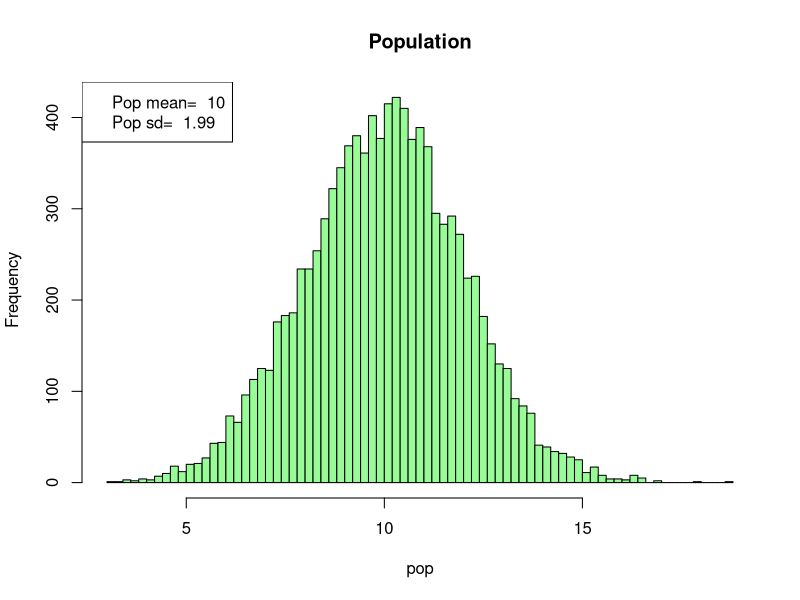
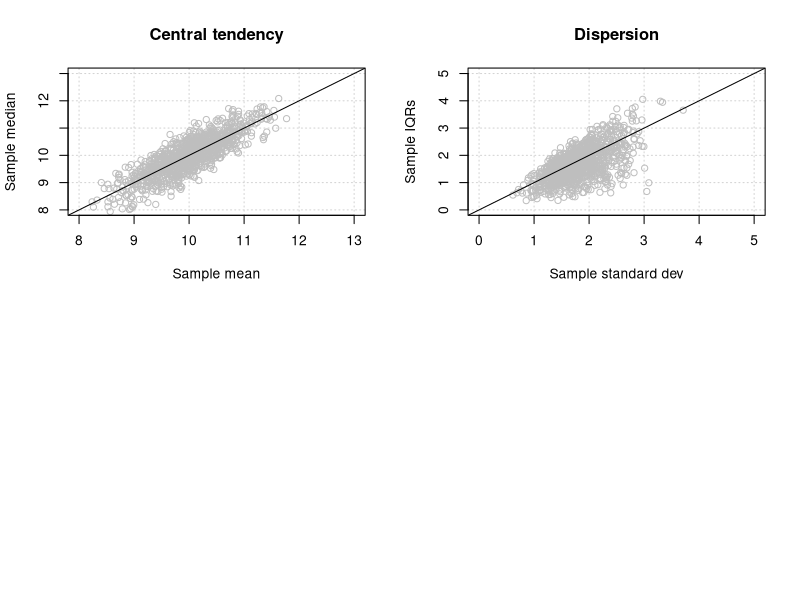

Generate these figures, in order, with R:
## ---- chunk 1
required.libraries <- c("knitr")
for (library in required.libraries) {
  if (!require(library, character.only = TRUE, quietly = TRUE, warn.conflicts = FALSE)) {
    install.packages(library, dependencies = TRUE)
  }
  require(library, character.only = TRUE)
}



options(width=300)
knitr::opts_chunk$set(
  fig.width = 7, fig.height = 5, 
  fig.align = "center", 
  fig.path = "figures/sampling-estimation_",
  size = "tiny", 
  echo = FALSE, eval=TRUE, 
  warning = FALSE, message = FALSE, 
  results = TRUE, comment = "")
# knitr::asis_output("\\footnotesize")

dir.main <- "~/stat1"
setwd(dir.main)
message("Main directory\t", dir.main)


## ---- chunk 2
library(knitr)

knitr::opts_chunk$set(echo = TRUE)
## ---- chunk 3
x1 <- c(5, 8, 6, 2, 250, 7)
x2 <- c(7, 3, 2, 5, 8, 4)
n <- length(x1)

x <- data.frame("treated" = x1, "control" = x2)

desc <- data.frame(
  "n" = c(length(x1), length(x2)),
  "sum" =  apply(x, 2, sum),
  "sum of squared values" =  apply(x^2, 2, sum),
  "mean" = apply(x, 2, mean),
  "Q1" = apply(x, 2, quantile, prob=0.25),
  "median" = apply(x, 2, median),
  "Q3" = apply(x, 2, quantile, prob=0.75),
  "sample.var" = apply(x, 2, var) * (n -1) / n,
  "sample.sd" = apply(x, 2, sd) * sqrt((n -1) / n)
  )
desc["IQR"] <- desc["Q3"] - desc["Q1"]

kable(t(desc), digits=2)


## ---- chunk 4
N <- 10000 ## Population size
normal.mean <- 10 ## Moyenne de la loi normale
normal.sd <- 2 ## Ecart-type de la loi normale

## Generate the population
pop <- rnorm(n = N, mean = normal.mean, sd = normal.sd)

## Compute the population parameters
pop.mean <- mean(pop)
pop.sd <- sd(pop) * sqrt((N-1)/N) ## Beware: R sd() does not compute the sd of the given numbers, but infers sd of a population for whihc this would be a sample

hist(pop, breaks=100, col="palegreen", main="Population")
legend("topleft", 
       legend=c(
         paste("Pop mean= ", round(digits=2, pop.mean)),
         paste("Pop sd= ", round(digits=2, pop.sd))
       ))

## ---- chunk 5
n <- 10  ## Sample size

## Generate a population
x <- sample(x = pop, size = n, replace = FALSE)
# abline(v=x, col="blue")

x.mean <- mean(x)

sample.stat <- c(
  mean = x.mean,
  sum = sum(x),
  ss = sum(x^2)
)

sample.stat["var"] <- sample.stat["ss"] / n - x.mean^2
# message("Sample variance: ", sample.stat["var"], " == ", var(x) * (n-1) / n, "; pop var est: ", var(x))

## ---- chunk 6
## The trick: we create a big data frame with one column per individual
## and one row per samplpe (replicate), and fill it up with numbers. 
## We then use the apply funciton to compute the sample stats on each row. 

R <- 1000

## Create an empty matrix
sampling.matrix <- matrix(
  nrow = R, 
  ncol = n)

for (i in 1:R) {
  sampling.matrix[i, ] <- sample(x = pop, size = n, replace = FALSE)
}

sample.stat <- data.frame(
  r = 1:R,
  sum = apply(sampling.matrix,1, sum),
  sum.of.squares = apply(sampling.matrix^2,1, sum),
  mean = apply(sampling.matrix,1, mean)
  )
sample.stat$var <- sample.stat$sum.of.squares / n - sample.stat$mean^2 # Sample variance
sample.stat$sd <- sqrt(sample.stat$var) # Sample standard déviation
sample.stat$Q1 <- apply(sampling.matrix, 1, quantile, prob=0.25) # FIrst quartile
sample.stat$median <- apply(sampling.matrix, 1, median) # Median
sample.stat$Q3 <- apply(sampling.matrix, 1, quantile, prob=0.75) ## Third quartile
sample.stat$IQR <- sample.stat$Q3 - sample.stat$Q1 ## Inter-quartile range


# Standardised inter-quartile range
norm.iqr <- 2*qnorm(p=0.25, lower.tail = FALSE)
sample.stat$IQRs <- sample.stat$IQR / norm.iqr
mean(sample.stat$IQRs)
mean(sample.stat$sd)

kable(head(sample.stat))
# View(sample.stat)

## Compare sample mean and median
par(mfrow=c(2,2))
lim <- c(ceiling(min(append(sample.stat$mean, sample.stat$median))),
         ceiling(max(append(sample.stat$mean, sample.stat$median))))
plot(sample.stat$mean, sample.stat$median, col="grey", panel.first=grid(),
     main = "Central tendency",
     xlim = lim, ylim = lim,
     xlab = "Sample mean",
     ylab = "Sample median"
)
abline(a=0, b=1)

## Compare sample standard deviation and standardized inter-quartile range
lim <- c(0, ceiling(max(append(sample.stat$sd, sample.stat$IQRs))))
plot(sample.stat$sd, sample.stat$IQRs, col="grey", panel.first=grid(),
     main = "Dispersion",
     xlim = lim, ylim = lim,
     xlab = "Sample standard dev",
     ylab = "Sample IQRs"
     )
abline(a=0, b=1)

par(mfrow=c(1,1))
